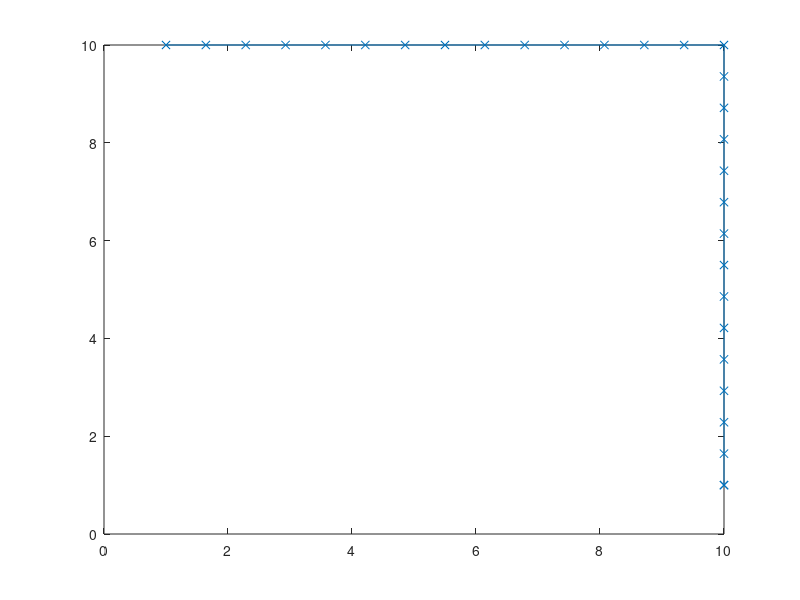

Here is the MATLAB script that generated this plot: (Note: this script raises an error after producing the figure.)
% Implementation of STOMP Algorithm

%% Initial Setup
clear
close all
clc

% Velocity in meters / second
v_max = 1;

% Parameters
num_paths = 100;
num_its = 20;

%% Creating the initial path
start_point = [1, 10, 0];
center_point = [10, 10, 0];
end_point = [10, 1, 0];

num_waypoints = 30;
N = num_waypoints;

path = zeros(num_waypoints,3);
path(1,:) = start_point;
path(num_waypoints,:) = end_point;
path(num_waypoints/2,:) = center_point;

x_step_1 = (center_point(1) - path(1,1)) / (num_waypoints / 2 - 1);
y_step_1 = (center_point(2) - path(1,2)) / (num_waypoints / 2 - 1);

x_step_2 = (path(num_waypoints,1) - center_point(1)) / (num_waypoints / 2 - 1);
y_step_2 = (path(num_waypoints,2) - center_point(2)) / (num_waypoints / 2 - 1);

t_init_1 = sqrt(x_step_1^2 + y_step_1^2) / v_max;
t_init_2 = sqrt(x_step_2^2 + y_step_2^2) / v_max;

path(1:num_waypoints/2,3) = t_init_1;
path(num_waypoints/2:num_waypoints,3) = t_init_1;
path(num_waypoints,3) = 0;

for i = 2:num_waypoints/2-1
    path(i,1) = path(i-1,1) + x_step_1;
    path(i,2) = path(i-1,2) + y_step_1;
end

for i = num_waypoints/2 + 1:num_waypoints-1
    path(i,1) = path(i-1,1) + x_step_2;
    path(i,2) = path(i-1,2) + y_step_2;
end

plot(path(:,1),path(:,2),'-x')

%% Starting Calculations

% Use center finite diff creation
B = finitediff2(N);

Rinv = inv(B);
RinvTran = inv(B.');

% Creating the time multiplier matrix
T = eye(N);
Tinv = T;

% Handling the two end cases
T(1,1) = 1 / (path(1,3) ^ 2);
Tinv(1,1) = path(1,3) ^ 2;
T(N,N) = 1 / (path(N-1,3) ^ 2);
Tinv(N,N) = path(N-1,3) ^ 2;

% Taking the square of the average time 
for i = 2:N-1
    T(i,i) = 1 / (((path(i-1,3) + path(i,3)) / 2) ^ 2);
    Tinv(i,i) = (((path(i-1,3) + path(i,3)) / 2) ^ 2);
end

% Creating R matrix
R = B.'* T * T * B;

% Creating the covariance matrix from which the pertubations are sampled
cov_mat = Rinv * Tinv * Tinv * RinvTran;

% This is needed due to numerical errors to ensure the mvnrnd function can
% be used
cov_mat = (cov_mat + cov_mat.') / 2;

% Creating the scaling matrix for update
scale_M = max(cov_mat) * N;
M = zeros(N,N);

for i = 1:N
    M(:,i) = cov_mat(:,i) / scale_M(i);
end

cov_array(:,:,1) = cov_mat;
cov_array(:,:,2) = cov_mat;

%% Iteration Step

tot_cost = zeros(num_its,1);
K = num_paths;

mag = .15;

for m = 1:num_its
    display(m)

    % Variable to hold all noisy paths generated
    noisy_paths = zeros(K,2,N);
    eps_mat = zeros(K,2,N);

    % Generating the pertubations to the initial path
    for i = 1:K
        temp_eps = mvnrnd(zeros(2,N),cov_array) * mag;
        temp_eps = temp_eps.';
        
%         display(temp_eps)
%         waitforbuttonpress
        
        temp_eps(1,1) = 0;
        temp_eps(1,2) = 0;

        temp_eps(N,1) = 0;
        temp_eps(N,2) = 0;

        temp_noisy_path = path(:,1:2) + temp_eps;

        eps_mat(i,1:2,:) = temp_eps.';
        noisy_paths(i,1:2,:) = temp_noisy_path.';
        % Note: accessing noisy_paths: (path_number, dimension, waypoint_number)
    end

%     % Code to plot all the perturbed paths
    figure(1)
    clf
    hold on
    plot(path(:,1),path(:,2),'r-x')

    x = zeros(N,1);
    y = x;

    for i = 1:K
        for j = 1:N
            x(j) = noisy_paths(i,1,j);
            y(j) = noisy_paths(i,2,j);
        end
        plot(x,y,'g')
    end
    hold off
    
    pause(.5)
    
    cost_mat = zeros(N,K);

    % Loop to calculate all the costs for the noisy paths
    for i = 1:K
        for j = 2:N-1
            waypoint_1 = zeros(1,2);
            waypoint_2 = zeros(1,2);
            waypoint_3 = zeros(1,2);

            waypoint_1(1) = noisy_paths(i,1,j-1);
            waypoint_1(2) = noisy_paths(i,2,j-1);
            
            waypoint_2(1) = noisy_paths(i,1,j);
            waypoint_2(2) = noisy_paths(i,2,j);
            
            waypoint_3(1) = noisy_paths(i,1,j+1);
            waypoint_3(2) = noisy_paths(i,2,j+1);

            cost_mat(j,i) = bindog_cost_function(waypoint_1, waypoint_2, waypoint_3);
        end   
    end

    % Finding the minimum and maximum costs for each watypoint number
    max_costs = max(cost_mat.');
    min_costs = min(cost_mat.');

    % Finding the probability contribution of each waypoint

    prob_mat = zeros(N,K);
    e_mat = zeros(N,K);

    h = 10;

    % For this loop we go through the waypoints on the outside and the paths on
    % the inside as we calculate the probability
    for i = 2:N-1
        e_sum = 0;

        if max_costs(i) ~= min_costs(i)
            for j = 1:K
                e_mat(i,j) = exp(-h*((cost_mat(i,j) - min_costs(i))/(max_costs(i) - min_costs(i))));
                e_sum = e_sum + e_mat(i,j);
            end

            prob_mat(i,:) = e_mat(i,:) / e_sum;
        else
            prob_mat(i,:) = 1 / K;
        end
    end

    update_vector = zeros(N,2);

    % Loop through and add all contributions into update vector
    for i = 2:N-1
        for j = 1:K
            update_vector(i,:) = update_vector(i,:) + eps_mat(j,:,i) * prob_mat(i,j);
        end
    end
    
    % Scaling the update vector and ensuring the endpoints do not move
    update_vector(:,1) = M * update_vector(:,1);
    update_vector(:,2) = M * update_vector(:,2);
    update_vector(1,:) = [0,0];
    update_vector(N,:) = [0,0];
    
    new_path = path(:,1:2) + update_vector;


%     figure(2)
%     hold on
%     [X,Y] = meshgrid(-1:.5:15);
%     %Z = sin(sqrt((X-5).^2+(Y-5).^2))./sqrt((X-5).^2+(Y-5).^2);
%     Z = sin(X) + cos(Y);
%     pcolor(X,Y,Z);
%     shading flat;
%     
%     plot(path(:,1),path(:,2),'r',new_path(:,1),new_path(:,2),'g')
%     hold off
%     
%     pause(.01)

    path(:,1:2) = new_path;
    
    weight = 0.0001;
    tot_cost(m) = weight * (.5 * path(:,1).'*R*path(:,1) + .5 * path(:,2).'*R*path(:,2));
    
    for i = 2:N-1    
        
        tot_cost(m) = tot_cost(m) + bindog_cost_function(path(i-1,1:2),path(i,1:2),path(i+1,1:2));
    end
    
    %display(tot_cost)
end

% figure
% hold on
% [X,Y] = meshgrid(0:.1:15);
% %Z = abs(sin(sqrt((X-5).^2+(Y-5).^2))./sqrt((X-5).^2+(Y-5).^2));
% Z = sin(X) + sin(Y);
% pcolor(X,Y,Z);
% shading flat;
% 
% plot(path(:,1),path(:,2),'r',new_path(:,1),new_path(:,2),'g')
% hold off

figure
plot(1:num_its,tot_cost)

figure
plot(path(:,1),path(:,2),'r-x')